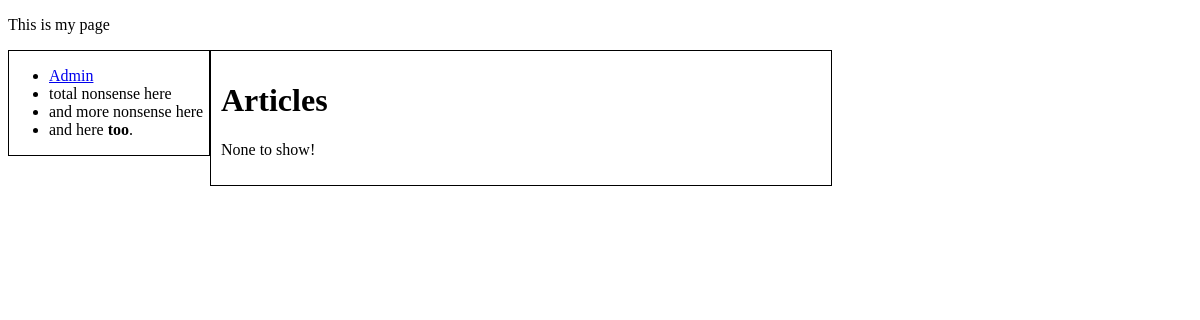
The app's page /articles/all/, older data.
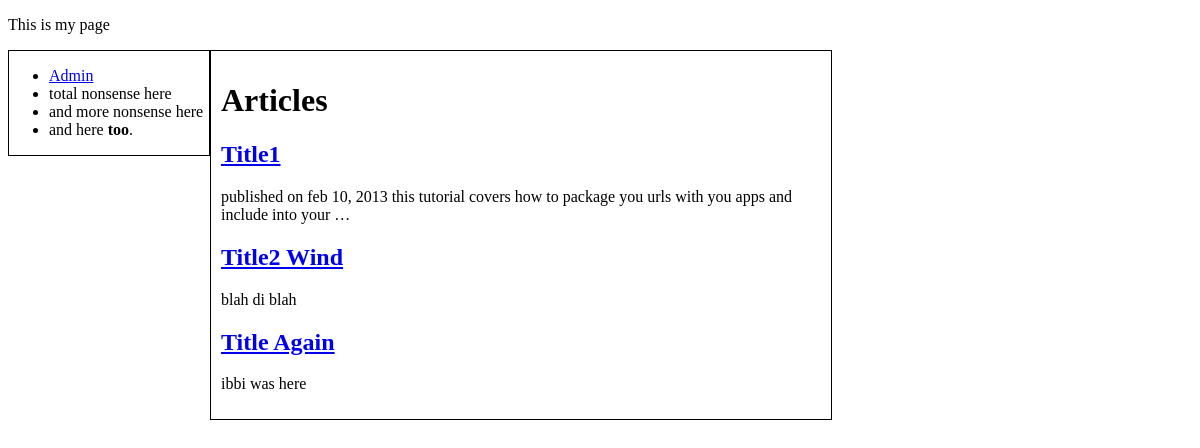
The same page, newer data.
### articles/models.py (models this page shows, shortened)
class Article(models.Model):
    title = models.CharField(max_length=200)
    body = models.TextField()
    pub_date = models.DateTimeField('date published')
    likes = models.IntegerField()

### articles/views.py (the view)
# urls.py: url(r'^get/(?P<article_id>\d+)/$', 'articles.views.article')
def articles(request):
    return render_to_response('articles.html',
                              { 'articles': Article.objects.all() })

### articles/templates/articles.html
{% extends "base.html" %}
{% block content %}
<h1>Articles</h1>
{% if articles.count > 0 %}
    {% for article in articles %}
        <div>
        <h2><a href="/articles/get/{{ article.id }}/">{{ article.title }}</a> </h2>
        <p>{{ article.body |lower|truncatewords:"20" }}</p>
        </div>
    {% endfor %}
{% else %}
    <p>None to show!</p>
{% endif %}
{% endblock %}

Row changes from the older to the newer data that the page shows:
added Article: title "Title1", body "published on feb 10, 2013 this tutorial covers how to package you urls with you apps and include into your …"
added Article: title "Title2 Wind", body "blah di blah"
added Article: title "Title Again", body "ibbi was here"
Text that changed along with them:
text no longer shown: "None to show!"
